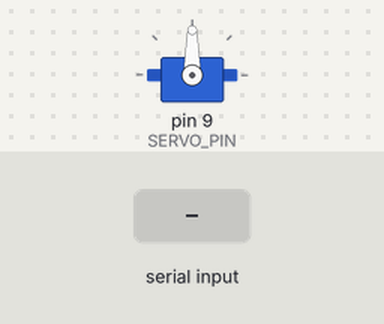
This sketch was run on a simulated Arduino Uno, built with avr-gcc and run on an emulated ATmega328P. Shown: servo. The inputs (shaded band) are chosen by the test bench. What the sketch prints to the serial monitor is not drawn.

Above: at 1.7 s.
1.8 s: "ON\n" received over the second serial link
At 2.01 s:
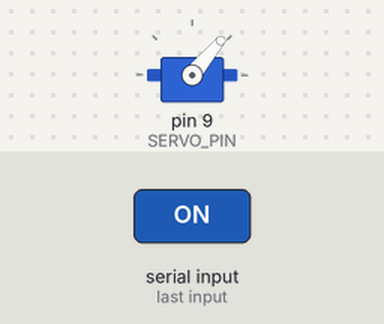
3.7 s: "OFF\n" received over the second serial link
At 3.9 s:
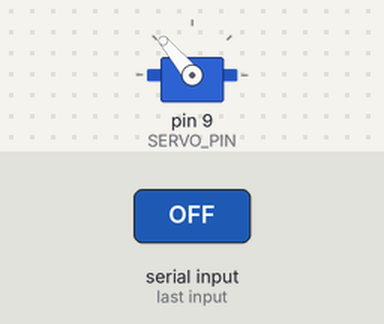
Timing chart, 0 to 6.7 s (numbered marks = the images above; inputs shaded):
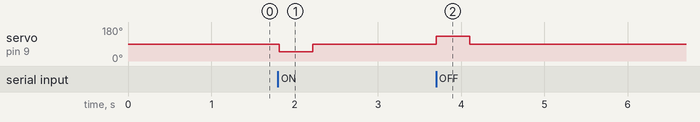

Measured:
- after the input at 1.8 s, servo on pin 9 (SERVO_PIN): 90° → 50° at once, → 90° 0.40 s later

The sketch:

device.ino
```cpp
#include <SoftwareSerial.h>
#include <Servo.h>

const int BT_RX_PIN = 10;   // HC-06 TXD → Arduino RX
const int BT_TX_PIN = 11;   // HC-06 RXD → Arduino TX

const int SERVO_PIN = 9;

SoftwareSerial BT(BT_RX_PIN, BT_TX_PIN);
Servo powerServo;

int servoRest  = 90;
int servoPress = 40;

bool isPowerOn = true;

// 연결 상태 / 타임아웃 관련
bool isConnected = false;                     // 최근에 메시지 받은 적 있는지
unsigned long lastMessageTime = 0;           // 마지막으로 유효 명령 받은 시각
const unsigned long DISCONNECT_TIMEOUT_MS = 10000; // 5초 동안 아무 메시지 없으면 끊긴 걸로 판단

// 수신 버퍼
String rxBuffer = "";

// ───────── 함수 선언 ─────────
void handleOnCommand();
void handleOffCommand();
void pressPowerButtonOnce(int servoRest, int servoPress);
void handleDisconnectEvent();
void handleReconnectEvent();
void processLine(String line);

void setup() {
  Serial.begin(9600);
  BT.begin(9600);

  powerServo.attach(SERVO_PIN);
  powerServo.write(servoRest);
  delay(500);

  Serial.println("HC-06 Smart Power Prototype Ready");
  Serial.println("명령: ON / OFF / PING (/ STATUS 등 확장 가능)");

  lastMessageTime = millis();
}

void loop() {
  while (BT.available()) {
    char c = BT.read();

    if (c == '\n' || c == '\r') {
      if (rxBuffer.length() > 0) {
        processLine(rxBuffer);
        rxBuffer = "";
      }
    } else {
      rxBuffer += c;
    }
  }

  unsigned long now = millis();
  if (isConnected && (now - lastMessageTime > DISCONNECT_TIMEOUT_MS)) {
    handleDisconnectEvent();
    isConnected = false;
  }

}

// ───────── 수신 문자열 처리 ─────────
void processLine(String line) {
  line.trim();
  line.toUpperCase();
  if (line.length() == 0) return;

  unsigned long now = millis();
  bool wasConnected = isConnected;
  isConnected = true;
  lastMessageTime = now;

  if (!wasConnected) {
    handleReconnectEvent();
  }

  Serial.print("BT MSG: ");
  Serial.println(line);

  if (line == "ON") {
    handleOnCommand();
    BT.println("ACK ON");
  } else if (line == "OFF") {
    handleOffCommand();
    BT.println("ACK OFF");
  } else if (line == "PING") {
    BT.println("PONG");
  } else if (line == "STATUS") {
    BT.println(isPowerOn ? "ON" : "OFF");
  } else {
    Serial.println("알 수 없는 명령");
  }
}

// ───────── ON / OFF 명령 처리 ─────────
void handleOnCommand() {
  if (!isPowerOn) {
    Serial.println("Power -> ON (논리 상태만 변경)");
    isPowerOn = true;
  } else {
    Serial.println("이미 ON 상태");
  }

  pressPowerButtonOnce(servoRest, -servoPress);
}

void handleOffCommand() {
  if (isPowerOn) {
    Serial.println("Power -> OFF, 서보로 버튼 눌러서 끄기");
    isPowerOn = false;
  } else {
    Serial.println("이미 OFF 상태지만 버튼 한 번 더 눌러줌");
  }

  pressPowerButtonOnce(servoRest, servoPress);
}

// ───────── 서보로 버튼 한 번 누르기 ─────────
void pressPowerButtonOnce(int servoRest, int servoPress) {
  powerServo.write(servoRest + servoPress);
  delay(400);
  powerServo.write(servoRest);
  delay(400);
}

// ───────── 연결 끊김/재연결 이벤트 처리 ─────────

void handleDisconnectEvent() {
  Serial.println("==== Bluetooth 연결 타임아웃 발생 ====");
  Serial.println("Fail-safe: 전원을 OFF 상태로 만들기");

  if (isPowerOn) {
    handleOffCommand();
  } else {
    //TODO: 이미 OFF 상태일 때
  }

  BT.println("DISCONNECTED");
}

void handleReconnectEvent() {
  Serial.println("==== Bluetooth 재연결 감지 ====");

  BT.print("RECONNECTED:");
  BT.println(isPowerOn ? "ON" : "OFF");
}
```
